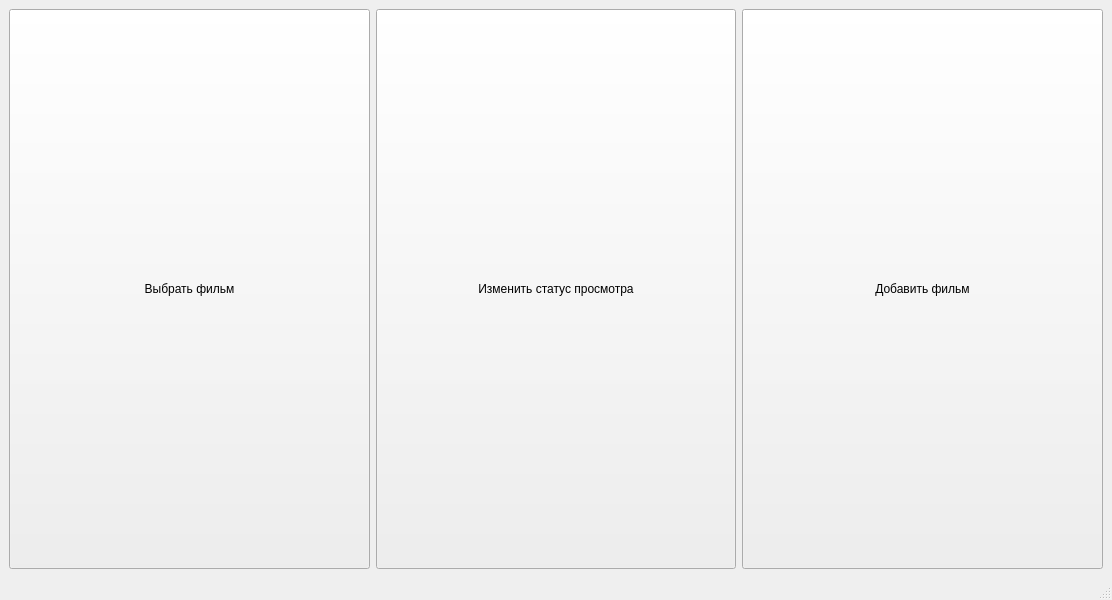
<?xml version="1.0" encoding="UTF-8"?>
<ui version="4.0">
 <class>MainWindow</class>
 <widget class="QMainWindow" name="MainWindow">
  <property name="geometry">
   <rect>
    <x>0</x>
    <y>0</y>
    <width>1112</width>
    <height>600</height>
   </rect>
  </property>
  <property name="windowTitle">
   <string>MainWindow</string>
  </property>
  <widget class="QWidget" name="centralwidget">
   <layout class="QHBoxLayout" name="horizontalLayout">
    <item>
     <widget class="QPushButton" name="pushButton_select">
      <property name="sizePolicy">
       <sizepolicy hsizetype="Minimum" vsizetype="Preferred">
        <horstretch>0</horstretch>
        <verstretch>0</verstretch>
       </sizepolicy>
      </property>
      <property name="text">
       <string>Выбрать фильм</string>
      </property>
     </widget>
    </item>
    <item>
     <widget class="QPushButton" name="pushButton_change">
      <property name="sizePolicy">
       <sizepolicy hsizetype="Minimum" vsizetype="Preferred">
        <horstretch>0</horstretch>
        <verstretch>0</verstretch>
       </sizepolicy>
      </property>
      <property name="text">
       <string>Изменить статус просмотра</string>
      </property>
     </widget>
    </item>
    <item>
     <widget class="QPushButton" name="pushButton_add">
      <property name="sizePolicy">
       <sizepolicy hsizetype="Minimum" vsizetype="Preferred">
        <horstretch>0</horstretch>
        <verstretch>0</verstretch>
       </sizepolicy>
      </property>
      <property name="text">
       <string>Добавить фильм</string>
      </property>
     </widget>
    </item>
   </layout>
  </widget>
  <widget class="QStatusBar" name="statusbar"/>
  <widget class="QMenuBar" name="menubar">
   <property name="geometry">
    <rect>
     <x>0</x>
     <y>0</y>
     <width>1112</width>
     <height>23</height>
    </rect>
   </property>
  </widget>
 </widget>
 <resources/>
 <connections/>
</ui>
